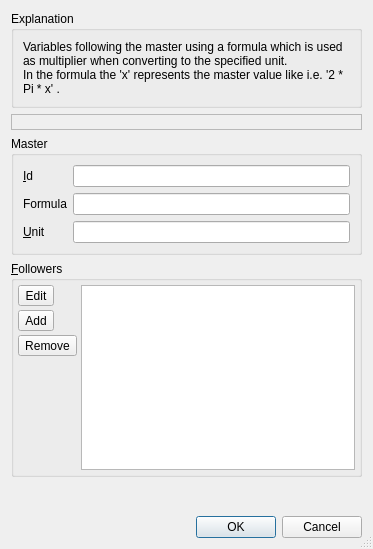
<?xml version="1.0" encoding="UTF-8"?>
<ui version="4.0">
 <class>sf::FollowersDialog</class>
 <widget class="QDialog" name="sf::FollowersDialog">
  <property name="geometry">
   <rect>
    <x>0</x>
    <y>0</y>
    <width>373</width>
    <height>549</height>
   </rect>
  </property>
  <property name="windowTitle">
   <string>Followers</string>
  </property>
  <property name="sizeGripEnabled">
   <bool>true</bool>
  </property>
  <layout class="QVBoxLayout" name="verticalLayout">
   <item>
    <widget class="QGroupBox" name="gbFollowers">
     <property name="title">
      <string>Explanation</string>
     </property>
     <layout class="QVBoxLayout" name="verticalLayout_2">
      <item>
       <widget class="QLabel" name="lblInformation">
        <property name="text">
         <string>Variables following the master using a formula which is used as multiplier when converting to the specified unit.
In the formula the 'x' represents the master value like i.e. '2 * Pi * x' .</string>
        </property>
        <property name="textFormat">
         <enum>Qt::PlainText</enum>
        </property>
        <property name="wordWrap">
         <bool>true</bool>
        </property>
       </widget>
      </item>
     </layout>
    </widget>
   </item>
   <item>
    <widget class="QLabel" name="lblMessage">
     <property name="toolTip">
      <string>Error message</string>
     </property>
     <property name="frameShape">
      <enum>QFrame::StyledPanel</enum>
     </property>
     <property name="text">
      <string/>
     </property>
    </widget>
   </item>
   <item>
    <widget class="QGroupBox" name="gbUnits">
     <property name="title">
      <string>Master</string>
     </property>
     <layout class="QFormLayout" name="formLayout">
      <item row="2" column="0">
       <widget class="QLabel" name="lblUnit">
        <property name="toolTip">
         <string>New unit after formula is applied.</string>
        </property>
        <property name="text">
         <string>&amp;Unit</string>
        </property>
        <property name="buddy">
         <cstring>leUnit</cstring>
        </property>
       </widget>
      </item>
      <item row="2" column="1">
       <widget class="QLineEdit" name="leUnit"/>
      </item>
      <item row="0" column="0">
       <widget class="QLabel" name="lblMasterId">
        <property name="toolTip">
         <string>Master variable id.</string>
        </property>
        <property name="text">
         <string>&amp;Id</string>
        </property>
        <property name="buddy">
         <cstring>leMasterId</cstring>
        </property>
       </widget>
      </item>
      <item row="0" column="1">
       <widget class="QLineEdit" name="leMasterId"/>
      </item>
      <item row="1" column="0">
       <widget class="QLabel" name="lblFormula">
        <property name="toolTip">
         <string>Formula like '2*x' where x is the master value.</string>
        </property>
        <property name="text">
         <string>Formula</string>
        </property>
       </widget>
      </item>
      <item row="1" column="1">
       <widget class="QLineEdit" name="leFormula"/>
      </item>
     </layout>
    </widget>
   </item>
   <item>
    <widget class="QGroupBox" name="gbMaster">
     <property name="toolTip">
      <string>List following variables id's.</string>
     </property>
     <property name="title">
      <string>&amp;Followers</string>
     </property>
     <layout class="QHBoxLayout" name="horizontalLayout">
      <property name="spacing">
       <number>4</number>
      </property>
      <property name="leftMargin">
       <number>4</number>
      </property>
      <property name="topMargin">
       <number>4</number>
      </property>
      <property name="rightMargin">
       <number>4</number>
      </property>
      <property name="bottomMargin">
       <number>4</number>
      </property>
      <item>
       <layout class="QVBoxLayout" name="verticalLayoutTab2">
        <property name="spacing">
         <number>4</number>
        </property>
        <property name="leftMargin">
         <number>0</number>
        </property>
        <property name="topMargin">
         <number>0</number>
        </property>
        <property name="rightMargin">
         <number>0</number>
        </property>
        <property name="bottomMargin">
         <number>0</number>
        </property>
        <item>
         <widget class="QToolButton" name="tbEdit">
          <property name="text">
           <string>Edit</string>
          </property>
         </widget>
        </item>
        <item>
         <widget class="QToolButton" name="tbAdd">
          <property name="text">
           <string>Add</string>
          </property>
         </widget>
        </item>
        <item>
         <widget class="QToolButton" name="tbRemove">
          <property name="text">
           <string>Remove</string>
          </property>
         </widget>
        </item>
        <item>
         <spacer name="vsButtons">
          <property name="orientation">
           <enum>Qt::Vertical</enum>
          </property>
          <property name="sizeHint" stdset="0">
           <size>
            <width>20</width>
            <height>40</height>
           </size>
          </property>
         </spacer>
        </item>
       </layout>
      </item>
      <item>
       <widget class="QListWidget" name="lwFollowers">
        <property name="contextMenuPolicy">
         <enum>Qt::ActionsContextMenu</enum>
        </property>
       </widget>
      </item>
     </layout>
    </widget>
   </item>
   <item>
    <spacer name="verticalSpacer">
     <property name="orientation">
      <enum>Qt::Vertical</enum>
     </property>
     <property name="sizeHint" stdset="0">
      <size>
       <width>20</width>
       <height>40</height>
      </size>
     </property>
    </spacer>
   </item>
   <item>
    <widget class="QDialogButtonBox" name="buttonBox">
     <property name="standardButtons">
      <set>QDialogButtonBox::Cancel|QDialogButtonBox::Ok</set>
     </property>
    </widget>
   </item>
  </layout>
 </widget>
 <tabstops>
  <tabstop>leMasterId</tabstop>
  <tabstop>leFormula</tabstop>
  <tabstop>leUnit</tabstop>
  <tabstop>lwFollowers</tabstop>
  <tabstop>tbEdit</tabstop>
  <tabstop>tbAdd</tabstop>
  <tabstop>tbRemove</tabstop>
 </tabstops>
 <resources/>
 <connections/>
</ui>
